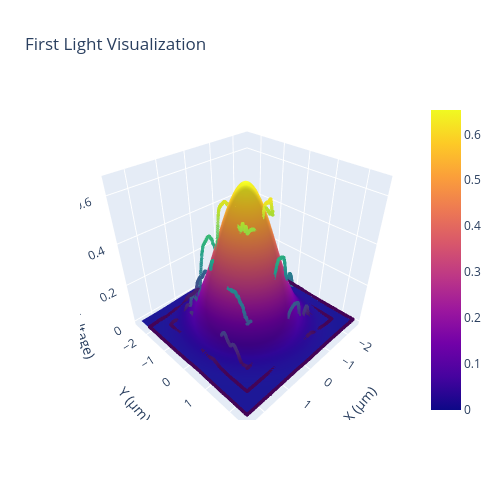

Notebook code for this chart:
### Markdown cell above
### raster scan - do separately for 'l' and 'r'

### Code cell
# Broad scan, femto detector
switch_route('1', '1')
ai_channel = 'ai0'
pm = PowermeterSystem('Dev1', 5e3, ai_channel) 
flc = FirstLightController(pm, stg) 

### Broad scan, can make it small scan with generate_linear_spiral((5, 5), 10)
stage = 'r'
line_numbers = [0, 1, 2]    # motion i/o for left XY, right XY, all Z (works assuming both fibers don't move at the same time)
speed = 7# 7                  # Speed setting from 0-9. Higher is only faster to a point.
# ai_channel = 'ai1'

broad_range = False
if broad_range == True:
    commands = flc.pgen.generate_linear_spiral((20, 20), 40)    # params are scan dimension (should be x,y) and number of steps., (10,10,20)
else:
    commands = flc.pgen.generate_linear_spiral((5, 5), 10)    # params are scan dimension (should be x,y) and number of steps., (10,10,20)
# commands = flc.pgen.generate_linear_spiral((10, 10), 20)    # params are scan dimension (should be x,y) and number of steps., (10,10,20)
result = flc.scan_path(stage, commands, speed, line_numbers, perform_regression = True)

datapoints = result['datapoints']

# Not plotting the distribution
fig = result['figure']

## Maximum point delta
max_point = datapoints[
    np.argmax(datapoints[:, 2])
][:2]
print(f"Maximum: {max_point}")

fig.show()

### Figure 1 — Plotly figure (JSON) as saved in the notebook; plotly's stock layout.template omitted (floating-point values rounded to 4 significant figures; data arrays with more than 128 entries replaced by an {"elided": "..."} marker saying what was removed)
{"data": [{"marker": {"color": {"elided": "5507 float values"}, "colorscale": [[0, "#440154"], [0.1111, "#482878"], [0.2222, "#3e4989"], [0.3333, "#31688e"], [0.4444, "#26828e"], [0.5556, "#1f9e89"], [0.6667, "#35b779"], [0.7778, "#6ece58"], [0.8889, "#b5de2b"], [1, "#fde725"]], "opacity": 0.8, "size": 2}, "mode": "markers", "name": "Datapoints", "type": "scatter3d", "x": {"elided": "5507 float values"}, "y": {"elided": "5507 float values"}, "z": {"elided": "5507 float values"}}, {"type": "surface", "x": {"elided": "100x100 float values"}, "y": {"elided": "100x100 float values"}, "z": {"elided": "100x100 float values"}}], "layout": {"autosize": true, "height": 500, "scene": {"aspectmode": "cube", "xaxis": {"title": {"text": "X (μm)"}}, "yaxis": {"title": {"text": "Y (μm)"}}, "zaxis": {"title": {"text": "Radiant Power (Voltage)"}}}, "title": {"text": "First Light Visualization"}, "width": 500, "yaxis": {"scaleanchor": "x", "scaleratio": 1}}}
